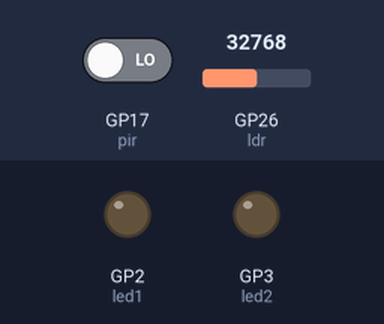
Recording of a program running on a simulated Raspberry Pi Pico running MicroPython. Parts: output pins drawn as LEDs (lit = HIGH). Inputs (shaded band) come from the test bench; at power-on: GP26 (ldr) = 32768, GP17 (pir) LOW (analog values on the 0–65535 scale). What the program prints to the serial console is not drawn.

Above: at 1.2 s.
1.3 s: GP26 (ldr) set to 4345
4.5 s: GP17 (pir) driven HIGH
At 6.2 s:
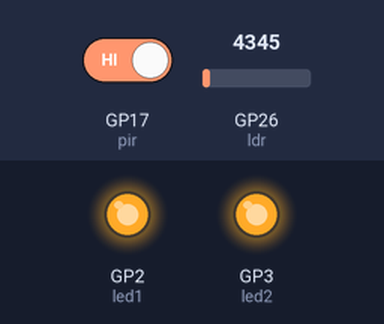
6.5 s: GP17 (pir) driven LOW
At 7.9 s:
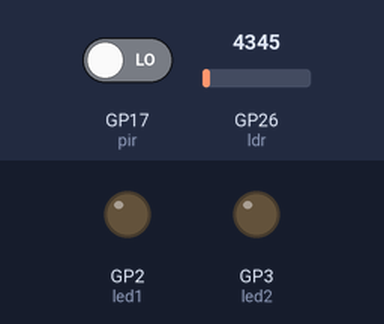
Timing chart, 0 to 9.5 s (numbered marks = the images above; inputs shaded):
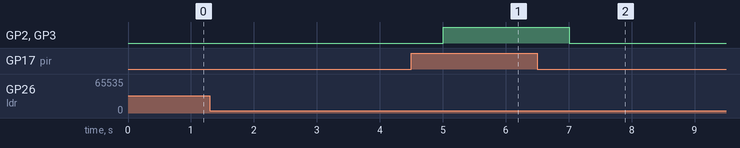

The program:

code.py
```python
from machine import Pin, ADC
import time

# 🔌 Capteurs
pir = Pin(17, Pin.IN)       # Capteur PIR sur GPIO 16
ldr = ADC(26)               # Capteur LDR sur ADC 27

# 💡 LEDs
led1 = Pin(2, Pin.OUT)      # LED sur GPIO 2
led2 = Pin(3, Pin.OUT)      # LED sur GPIO 3

# ⚙️ Seuil de luminosité (à ajuster selon test)
SEUIL_LUMIERE = 5000

# 🔁 Boucle principale
while True:
    mouvement = pir.value()
    luminosite = ldr.read_u16()

    print("PIR:", "Mouvement" if mouvement else "Rien")
    print("LDR:", luminosite, "(faible)" if luminosite < SEUIL_LUMIERE else "(forte)")

    if mouvement and luminosite < SEUIL_LUMIERE:
        print(" Conditions OK → LEDs ON")
        led1.on()
        led2.on()
    else:
        print(" Conditions non remplies → LEDs OFF")
        led1.off()
        led2.off()

    print("-" * 30)
    time.sleep(1)
```

Measured:
- after the input at 1.3 s, every drawn part: stays the same
- after the input at 4.5 s, GP2 (led1), GP3 (led2): LOW → HIGH after 0.51 s
- after the input at 6.5 s, GP2 (led1), GP3 (led2): HIGH → LOW after 0.51 s
